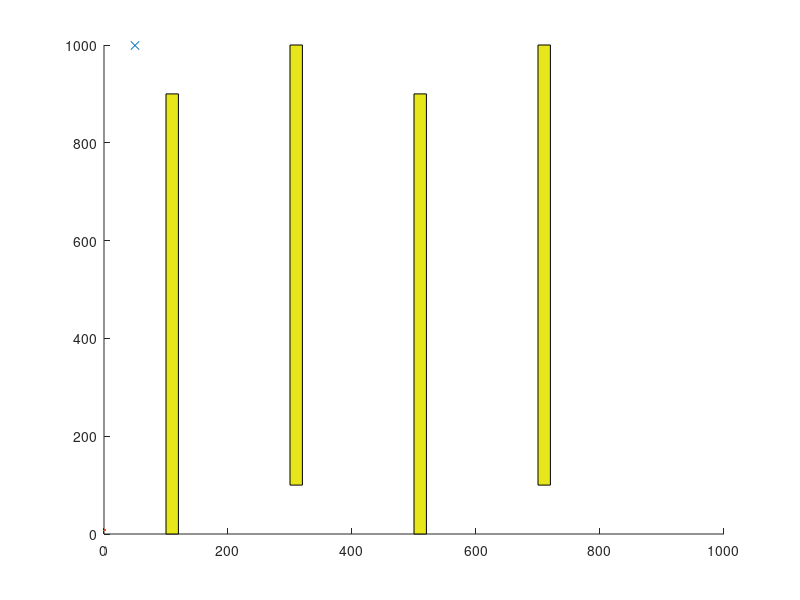

MATLAB code for this plot: (Note: this script raises an error after producing the figure.)
% RRT* algorithm in 2D with collision avoidance.
% 
% Author: Sai Vemprala
% 
% nodes:    Contains list of all explored nodes. Each node contains its
%           coordinates, cost to reach and its parent.
% 
% Brief description of algorithm: 
% 1. Pick a random node q_rand.
% 2. Find the closest node q_near from explored nodes to branch out from, towards
%    q_rand.
% 3. Steer from q_near towards q_rand: interpolate if node is too far away, reach
%    q_new. Check that obstacle is not hit.
% 4. Update cost of reaching q_new from q_near, treat it as Cmin. For now,
%    q_near acts as the parent node of q_new.
% 5. From the list of 'visited' nodes, check for nearest neighbors with a 
%    given radius, insert in a list q_nearest.
% 6. In all members of q_nearest, check if q_new can be reached from a
%    different parent node with cost lower than Cmin, and without colliding
%    with the obstacle. Select the node that results in the least cost and 
%    update the parent of q_new.
% 7. Add q_new to node list.
% 8. Continue until maximum number of nodes is reached or goal is hit.

% Clears all variables and closes any figures
clearvars
close all

% Setup environment and algorithm constraints
% Size of environment
x_max = 1000;
y_max = 1000;
% Obstacle
obstacle1 = [100, 0, 20, 900];
obstacle2 = [300, 100, 20, 900];
obstacle3 = [500, 0, 20, 900];
obstacle4 = [700, 100, 20, 900];
obstacle_list = [obstacle1; obstacle2; obstacle3; obstacle4];
% Step size - how far tree can expand per iteration
EPS = 40;
% Max number of nodes the algorithm will generate
numNodes = 2000;        

% Start and goal positions
q_start.coord = [0 0];
q_start.cost = 0;
q_start.parent = 0;
q_goal.coord = [999 999];
q_goal.cost = 0;

% Imaging pass spacing
pass_spacing = x_max / 10;

q_goal_temp.coord = [(pass_spacing / 2), (y_max - 1)];
q_goal_temp.cost = 0;

% nodes stores all explored nodes
nodes(1) = q_start;

% Probability to bias towards the goal destination
goal_bias_prob = 0.5;

temp_goal_direction = -1;

% Create figure, draw obstacle
figure(1)
axis([0 x_max 0 y_max])
rectangle('Position',obstacle1,'FaceColor',[.9 .9 .1])
rectangle('Position',obstacle2,'FaceColor',[.9 .9 .1])
rectangle('Position',obstacle3,'FaceColor',[.9 .9 .1])
rectangle('Position',obstacle4,'FaceColor',[.9 .9 .1])
hold on

% Main loop - growing the tree
for i = 1:1:numNodes
    
    % Bias towards the goal
    if rand < goal_bias_prob
        q_rand = q_goal_temp.coord;
    else
        % Generates a random point in the 2D space
        q_rand = [floor(rand(1)*x_max) floor(rand(1)*y_max)];
    end
    
    % Plot point on figure
    plot(q_rand(1), q_rand(2), 'x', 'Color',  [0 0.4470 0.7410], MarkerSize=8)
    
    % Break if goal node is already reached
    for j = 1:1:length(nodes)
        if nodes(j).coord == q_goal.coord
            break
        end
    end

    % Update temporary goal if reached.
    for k = 1:1:length(nodes)
        if nodes(k).coord == q_goal_temp.coord
            q_goal_temp.coord(1) = q_goal_temp.coord(1) + pass_spacing;
            if temp_goal_direction == 1
                q_goal_temp.coord(2) = (y_max - 1);
            else
                q_goal_temp.coord(2) = 1;
            end
            temp_goal_direction = -temp_goal_direction;
        end
    end
    q_goal_temp
    % Pick the closest node to q_rand from existing list to branch out from
    % By calculating the Euclidean distance for all nodes
    ndist = [];
    for j = 1:1:length(nodes)
        n = nodes(j);
        tmp = dist(n.coord, q_rand);
        ndist = [ndist tmp];
    end
    [val, idx] = min(ndist);
    q_near = nodes(idx);
    
    % Move towards q_rand from q_near (limited to EPS num units)
    q_new.coord = steer(q_rand, q_near.coord, val, EPS);

    % Checks if the path between q_near and q_new collides with the
    % obstacle
    if noCollision(q_rand, q_near.coord, obstacle_list)
        % No collision, so draws a line from q_near to q_new
        line([q_near.coord(1), q_new.coord(1)], [q_near.coord(2), q_new.coord(2)], 'Color', 'k', 'LineWidth', 2);
        drawnow
        hold on
        % Calculate cost to travel to q_new plus the cost of reaching
        % q_near
        q_new.cost = dist(q_new.coord, q_near.coord) + q_near.cost;
        
        % Within a radius of r, find all existing nodes
        % Check if any provide a lower cost path to q_new
        q_nearest = [];
        r = 60;
        neighbor_count = 1;
        for j = 1:1:length(nodes)
            if noCollision(nodes(j).coord, q_new.coord, obstacle_list) && dist(nodes(j).coord, q_new.coord) <= r
                q_nearest(neighbor_count).coord = nodes(j).coord;
                q_nearest(neighbor_count).cost = nodes(j).cost;
                neighbor_count = neighbor_count+1;
            end
        end
        
        % Initialize cost to currently known value
        q_min = q_near;
        C_min = q_new.cost;
        
        % Iterate through all nearest neighbors to find alternate lower
        % cost paths
        % If a better parent is found, updates the connection and draws a
        % green line
        for k = 1:1:length(q_nearest)
            if noCollision(q_nearest(k).coord, q_new.coord, obstacle_list) && q_nearest(k).cost + dist(q_nearest(k).coord, q_new.coord) < C_min
                q_min = q_nearest(k);
                C_min = q_nearest(k).cost + dist(q_nearest(k).coord, q_new.coord);
                line([q_min.coord(1), q_new.coord(1)], [q_min.coord(2), q_new.coord(2)], 'Color', 'g', 'LineWidth', 1);                
                hold on
            end
        end
        
        % Update parent to least cost-from node
        for j = 1:1:length(nodes)
            if nodes(j).coord == q_min.coord
                q_new.parent = j;
            end
        end
        
        % Append q_new to explored nodes
        nodes = [nodes q_new];
    end
end

% Finding the optimal path
% Finds the closest node to the goal
D = [];
for j = 1:1:length(nodes)
    tmpdist = dist(nodes(j).coord, q_goal.coord);
    D = [D tmpdist];
end

% Search backwards from goal to start to find the optimal least cost path
[val, idx] = min(D);
q_final = nodes(idx);
q_goal.parent = idx;
q_end = q_goal;
nodes = [nodes q_goal];
% Trace path back to start and draws optimal path.
while q_end.parent ~= 0
    start = q_end.parent;
    line([q_end.coord(1), nodes(start).coord(1)], [q_end.coord(2), nodes(start).coord(2)], 'Color', 'r', 'LineWidth', 2);
    hold on
    q_end = nodes(start);
end


